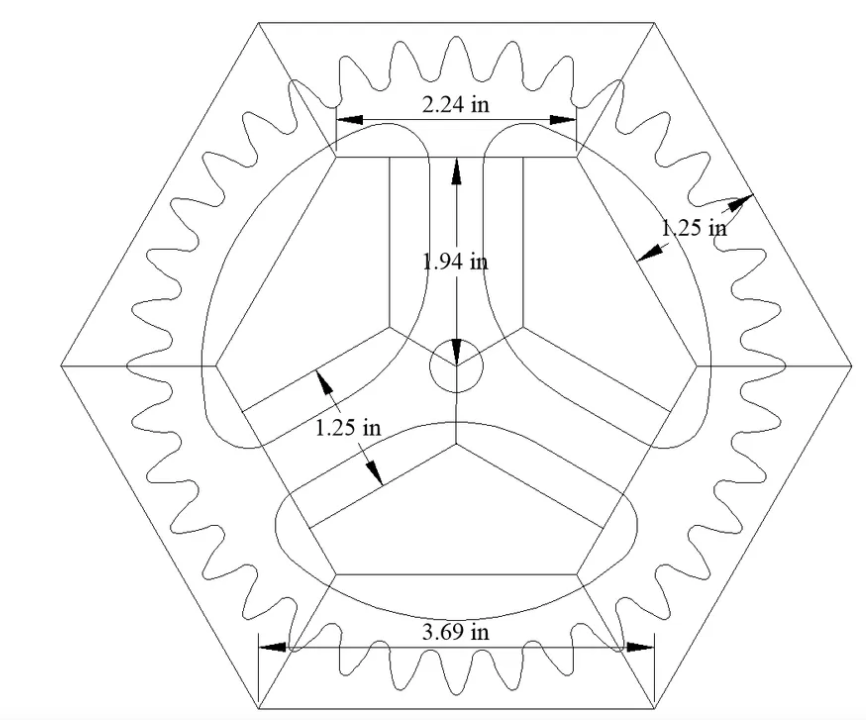
#> input picture src/drawings/Screenshot (2).png, 866 x 720 px, found by its file name
$ python analyze_drawing.py
#> lines starting #> are read from the running program, lines starting #| are printed output that depends on the picture; after the words box and inside, x2 and y2 are one past the last pixel; in counts of white or black regions, pixels touching at a corner belong together
# -*- coding: utf-8 -*-
"""
analyze_drawing.py — vectorise the 2D drawing in ``src/drawings/Screenshot (2).png``
and fit lines / circles to every traced curve, so the part geometry can be
reconstructed exactly instead of guessed.

Pipeline
  1. binarise
  2. drop filled arrow-heads and text glyphs
  3. Zhang–Suen thinning
  4. build skeleton graph, split at junctions / endpoints
  5. trace each edge, fit a line (RANSAC-ish) or a circle (algebraic least squares)

Output: a table of primitives (type, parameters, endpoints) + an SVG overlay
so the result can be checked visually.
"""
import math
import os
import sys

import numpy as np
from scipy import ndimage

IMG = "/workspace/src/drawings/Screenshot (2).png"
OUT_SVG = "/workspace/FreeCAD_Models/drawing_vectors.svg"
OUT_PNG = "/workspace/FreeCAD_Models/drawing_overlay.png"
CX, CY = 455.5, 366.0        # centre of the part (bore centre)


# --------------------------------------------------------------------------- #
# 1. binarise
# --------------------------------------------------------------------------- #
def binarise(path):
    from PIL import Image
    a = np.array(Image.open(path).convert("L"))
    return a < 200, a.shape


# --------------------------------------------------------------------------- #
# 2. remove arrow-heads (solid blobs) and text glyphs
# --------------------------------------------------------------------------- #
def strip_blobs(ink):
    """Remove pixels belonging to solid arrow-heads / text glyphs."""
    out = ink.copy()
    # --- arrow heads: 3x3 window completely ink --------------------------- #
    dense = ndimage.uniform_filter(ink.astype(np.float32), size=3)
    solid = (dense > 0.995) & ink
    solid = ndimage.binary_dilation(solid, np.ones((3, 3)))
    out[solid] = False

    # --- text glyphs: small isolated blocks -------------------------------- #
    lab, n = ndimage.label(out, structure=np.ones((3, 3)))
    objs = ndimage.find_objects(lab)
    keep = np.ones(n + 1, bool)
    for i, sl in enumerate(objs, start=1):
        ys, xs = sl
        h, w = ys.stop - ys.start, xs.stop - xs.start
        area = (lab[sl] == i).sum()
        if h <= 24 and w <= 24 and area >= 12:
            fill = area / float(h * w)
            if fill > 0.25:
                keep[i] = False
    out[~keep[lab]] = False
    return out


# --------------------------------------------------------------------------- #
# 3. Zhang–Suen thinning
# --------------------------------------------------------------------------- #
def thin(img):
    img = img.astype(np.uint8).copy()
    changed = True
    while changed:
        changed = False
        for step in (0, 1):
            P = np.pad(img, 1)
            p2 = P[:-2, 1:-1]
            p3 = P[:-2, 2:]
            p4 = P[1:-1, 2:]
            p5 = P[2:, 2:]
            p6 = P[2:, 1:-1]
            p7 = P[2:, :-2]
            p8 = P[1:-1, :-2]
            p9 = P[:-2, :-2]
            B = p2 + p3 + p4 + p5 + p6 + p7 + p8 + p9
            seq = [p2, p3, p4, p5, p6, p7, p8, p9, p2]
            A = sum(((seq[i] == 0) & (seq[i + 1] == 1)).astype(np.uint8)
                    for i in range(8))
            if step == 0:
                cond = (p2 * p4 * p6 == 0) & (p4 * p6 * p8 == 0)
            else:
                cond = (p2 * p4 * p8 == 0) & (p2 * p6 * p8 == 0)
            rm = (img == 1) & (B >= 2) & (B <= 6) & (A == 1) & cond
            if rm.any():
                img[rm] = 0
                changed = True
    return img.astype(bool)


# --------------------------------------------------------------------------- #
# 4./5. skeleton graph + tracing
# --------------------------------------------------------------------------- #
def skeleton_graph(sk):
    H, W = sk.shape
    nb = ndimage.convolve(sk.astype(np.int16), np.ones((3, 3), np.int16),
                           mode="constant", cval=0) - sk.astype(np.int16)
    return nb


def trace_edges(sk):
    """Split the skeleton into edges between nodes (endpoints / junctions)."""
    H, W = sk.shape
    nb = skeleton_graph(sk)
    nbrs = {}
    ys, xs = np.nonzero(sk)
    for y, x in zip(ys, xs):
        lst = []
        for dy in (-1, 0, 1):
            for dx in (-1, 0, 1):
                if dy == 0 and dx == 0:
                    continue
                yy, xx = y + dy, x + dx
                if 0 <= yy < H and 0 <= xx < W and sk[yy, xx]:
                    lst.append((yy, xx))
        nbrs[(y, x)] = lst

    nodes = set(p for p in nbrs if len(nbrs[p]) != 2)
    used = set()
    edges = []

    for node in nodes:
        for nxt in nbrs[node]:
            if (node, nxt) in used:
                continue
            path = [node, nxt]
            used.add((node, nxt))
            used.add((nxt, node))
            prev, cur = node, nxt
            while cur not in nodes:
                step = None
                for cand in nbrs[cur]:
                    if cand == prev or (cur, cand) in used:
                        continue
                    step = cand
                    break
                if step is None:
                    break
                used.add((cur, step))
                used.add((step, cur))
                path.append(step)
                prev, cur = cur, step
            edges.append(path)

    # isolated loops (no node at all)
    rest = [p for p in nbrs if p not in nodes and
            not any((p, q) in used for q in nbrs[p])]
    while rest:
        start = rest.pop()
        path = [start]
        prev, cur = None, start
        while True:
            step = None
            for cand in nbrs[cur]:
                if cand == prev:
                    continue
                step = cand
                break
            if step is None or step == start:
                break
            if (cur, step) in used:
                break
            used.add((cur, step))
            used.add((step, cur))
            path.append(step)
            prev, cur = cur, step
        if len(path) > 4:
            edges.append(path)
    return edges


# --------------------------------------------------------------------------- #
# fitting
# --------------------------------------------------------------------------- #
def fit_line(pts):
    x = pts[:, 0]
    y = pts[:, 1]
    mx, my = x.mean(), y.mean()
    sxx = ((x - mx) ** 2).sum()
    syy = ((y - my) ** 2).sum()
    sxy = ((x - mx) * (y - my)).sum()
    theta = 0.5 * math.atan2(2 * sxy, sxx - syy)
    nx, ny = -math.sin(theta), math.cos(theta)
    d = (x - mx) * nx + (y - my) * ny
    err = float(np.abs(d).max())
    return dict(type="line", err=err,
                p0=(mx - nx * d.mean(), my - ny * d.mean()),
                n=(nx, ny), angle=math.degrees(theta) % 180.0,
                length=float(np.hypot(x[-1] - x[0], y[-1] - y[0])))


def fit_circle(pts):
    x = pts[:, 0]
    y = pts[:, 1]
    A = np.column_stack([x, y, np.ones(len(x))])
    b = x ** 2 + y ** 2
    try:
        sol, *_ = np.linalg.lstsq(A, b, rcond=None)
    except Exception:
        return None
    cx = sol[0] / 2.0
    cy = sol[1] / 2.0
    r = math.sqrt(max(sol[2] + cx * cx + cy * cy, 0.0))
    if not math.isfinite(r) or r <= 0 or r > 5000:
        return None
    rad = np.hypot(x - cx, y - cy)
    err = float(np.abs(rad - r).max())
    return dict(type="circle", err=err, centre=(cx, cy), radius=r)


def fit_arc(pts):
    """A curve is a line if the circle fit is poor, otherwise an arc."""
    c = fit_circle(pts)
    l = fit_line(pts)
    if c and c["err"] < 1.6:
        # keep only the points within tolerance and refit
        for _ in range(3):
            x = pts[:, 0]
            y = pts[:, 1]
            rad = np.hypot(x - c["centre"][0], y - c["centre"][1])
            keep = np.abs(rad - c["radius"]) < 1.4
            if keep.sum() < 8:
                break
            c2 = fit_circle(pts[keep])
            if not c2:
                break
            c = c2
        x = pts[:, 0]
        y = pts[:, 1]
        a0 = math.degrees(math.atan2(y[0] - c["centre"][1], x[0] - c["centre"][0]))
        a1 = math.degrees(math.atan2(y[-1] - c["centre"][1], x[-1] - c["centre"][0]))
        c["a0"], c["a1"] = a0, a1
        c["sweep"] = (a1 - a0) % 360.0
        c["arc_len"] = math.radians(c["sweep"]) * c["radius"]
        return c
    if l and l["err"] < 1.6:
        l["arc_len"] = l["length"]
        return l
    return dict(type="free", err=min(c["err"] if c else 99, l["err"]),
                arc_len=float(np.hypot(pts[-1, 0] - pts[0, 0],
                                       pts[-1, 1] - pts[0, 1])))


# --------------------------------------------------------------------------- #
def neighbour_map(sk):
    nbrs = {}
    H, W = sk.shape
    ys, xs = np.nonzero(sk)
    for y, x in zip(ys, xs):
        lst = []
        for dy in (-1, 0, 1):
            for dx in (-1, 0, 1):
                if dy == 0 and dx == 0:
                    continue
                yy, xx = y + dy, x + dx
                if 0 <= yy < H and 0 <= xx < W and sk[yy, xx]:
                    lst.append((yy, xx))
        nbrs[(y, x)] = lst
    return nbrs


def prune_spurs(sk, max_len=14):
    """Iteratively delete short terminal branches of the skeleton."""
    sk = sk.copy()
    for _ in range(80):
        nbrs = neighbour_map(sk)
        deg = {p: len(l) for p, l in nbrs.items()}
        removed = False
        for e in [p for p in nbrs if deg[p] == 1]:
            path = [e]
            cur, prev = e, None
            while True:
                nxt = [q for q in nbrs[cur] if q != prev]
                if not nxt:
                    break
                prev, cur = cur, nxt[0]
                path.append(cur)
                if cur != e and deg[cur] != 2:
                    break
            if len(path) <= max_len and len(path) > 1 and cur != e:
                for p in path:
                    sk[p] = False
                removed = True
        if not removed:
            break
    return sk


def merge_chains(edges, tol=1.6):
    """Join chains that meet end-to-end into single curves."""
    edges = [list(e) for e in edges]
    changed = True
    while changed:
        changed = False
        ends = {}
        for i, e in enumerate(edges):
            ends.setdefault(e[0], set()).add(i)
            ends.setdefault(e[-1], set()).add(i)
        for pt, lst in ends.items():
            if len(lst) != 2:
                continue
            i, j = tuple(lst)
            if i == j:
                continue
            a, b = edges[i], edges[j]

            def far_end(ch):
                return ch[-1] if ch[0] == pt else ch[0]
            fa, fb = far_end(a), far_end(b)
            if abs(fa[0] - fb[0]) > tol or abs(fa[1] - fb[1]) > tol:
                continue
            merged = a + b[::-1] if a[-1] == pt else b + a[::-1]
            edges.pop(max(i, j))
            edges.pop(min(i, j))
            edges.append(merged)
            changed = True
            break
    return edges


def main():
    ink, shape = binarise(IMG)
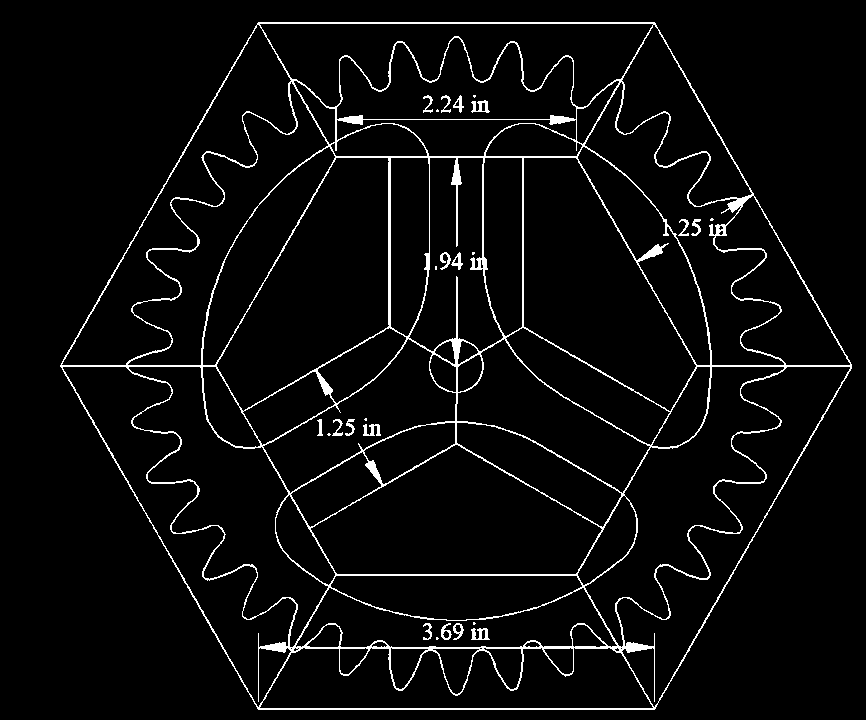
#> ink: shape (720, 866) bool; 4.3% white in thin lines or dots, all inside (x1, y1, x2, y2) = (60, 22, 852, 710)
#> shape = (720, 866)
    clean = strip_blobs(ink)
#> in strip_blobs, `lab, n = ndimage.label(out, structure=np.ones((3, 3)))`:
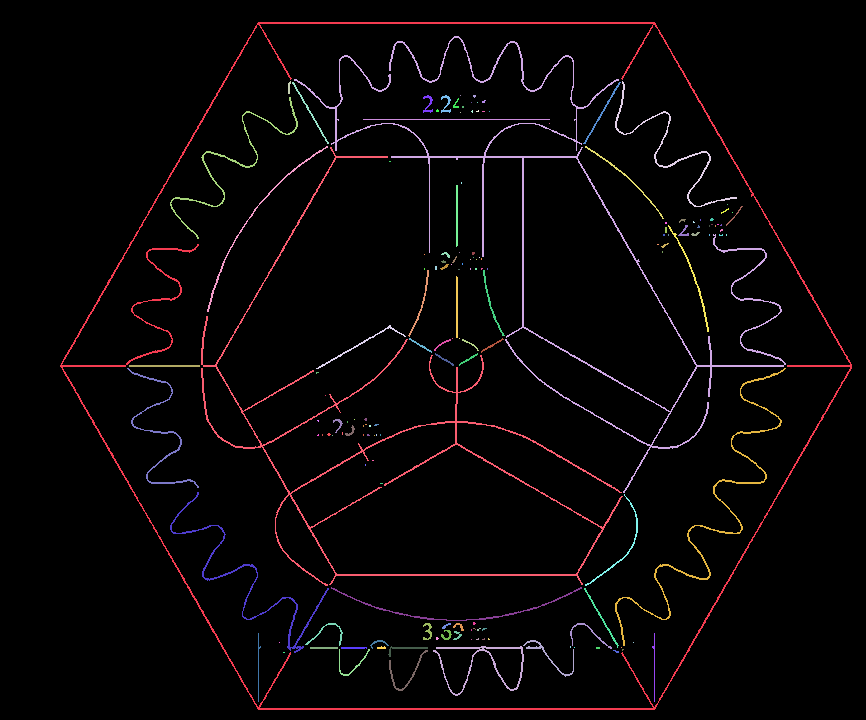
#> lab: shape (720, 866) int32; 161 distinct labels, from 0 to 160; one colour per label, 0 black
#> in strip_blobs, `lab, n = ndimage.label(out, structure=np.ones((3, 3)))`: n = 160
#> in strip_blobs, `objs = ndimage.find_objects(lab)`: objs = 160 items
#> the loop in strip_blobs, `for i, sl in enumerate(objs, start=1):` made 160 passes
#> (h, w, area, fill) on passes 3, 7, 8, 12: (13, 3, 26, 0.667), (18, 10, 70, 0.389), (18, 10, 70, 0.389), (10, 6, 25, 0.417)
    sk = thin(clean)
#> after the loop in thin, `while changed:`:
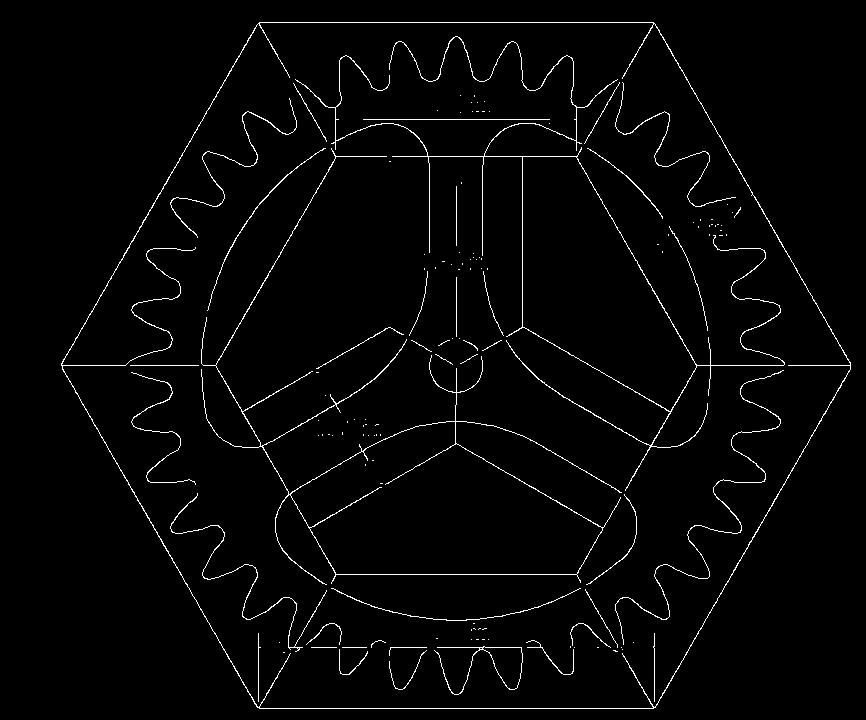
#> img: shape (720, 866); values 0 (black) and 1 (white), 2.2% white in thin lines or dots, all inside (x1, y1, x2, y2) = (61, 22, 851, 709)
    sk = prune_spurs(sk, 14)
#> after the loop in prune_spurs, `for _ in range(80):`:
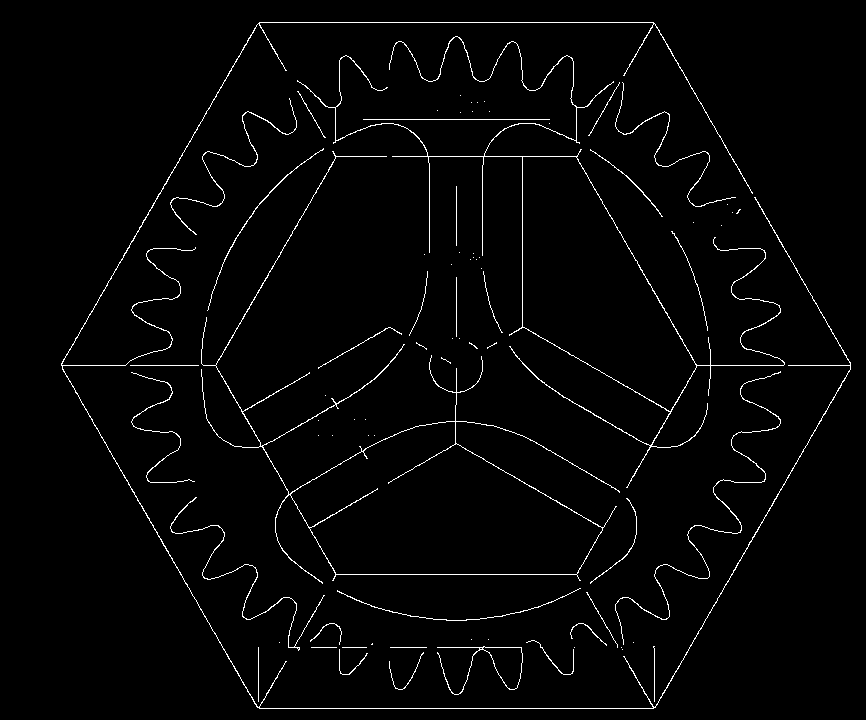
#> sk: shape (720, 866) bool; 2.1% white in thin lines or dots, all inside (x1, y1, x2, y2) = (61, 22, 851, 709)
    edges = trace_edges(sk)
#> in trace_edges, `ys, xs = np.nonzero(sk)`: ys = 13302 values from 22 to 708; xs = 13302 values, max 850 at index 6242, min 61 at index 6243, mean 455.2
#> after the loop in trace_edges, `for y, x in zip(ys, xs):`: nbrs = 13302 items
#> in trace_edges, `nodes = set(p for p in nbrs if len(nbrs[p]) != 2)`: nodes = 5966 items
#> the loop in trace_edges, `for node in nodes:` made 5966 passes
#> node on passes 1 to 3: (294, 101), (206, 217), (593, 663)
#> after the loop in trace_edges, `for node in nodes:`: edges = 9604 items; used = 33874 items
#> in trace_edges, `rest = [p for p in nbrs if p not in nodes and not any((p, q) in used f..`: rest = [(643, 372), (644, 371), (644, 372)]
#> the loop in trace_edges, `while rest:` made 3 passes
#> after the loop in trace_edges, `while rest:`: used = 33878 items
#> edges = 9604 items
    edges = merge_chains(edges)
#> after the loop in merge_chains, `while changed:`: edges = 9588 items
#> edges = 9588 items
    edges = [e for e in edges if len(e) >= 30]
#> edges = 61 items
    print("edges traced:", len(edges))
#| edges traced: 61

    prims = []
    for path in edges:
        pts = np.array([(p[1], p[0]) for p in path], float)   # (x, y)
        if len(pts) < 12:
            continue
        f = fit_arc(pts)
        f["npts"] = len(pts)
        f["p_start"] = tuple(pts[0])
        f["p_end"] = tuple(pts[-1])
        prims.append(f)
#> this loop made 61 passes

    prims.sort(key=lambda f: -f["npts"])
    print("\n%-6s %-7s %-8s %-42s %-24s" %
          ("type", "npts", "err", "geometry", "endpoints"))
    for f in prims:
        if f["type"] == "circle":
            g = "R=%.1f c=(%.1f,%.1f) sweep=%.0f" % (
                f["radius"], f["centre"][0], f["centre"][1], f["sweep"])
        elif f["type"] == "line":
            g = "n=(%.3f,%.3f) ang=%.1f len=%.1f" % (
                f["n"][0], f["n"][1], f["angle"], f["length"])
        else:
            g = "free-form"
        print("%-6s %-7d %-8.2f %-42s (%.0f,%.0f)-(%.0f,%.0f)" % (
            f["type"], f["npts"], f["err"], g,
            f["p_start"][0], f["p_start"][1], f["p_end"][0], f["p_end"][1]))
#> this loop made 61 passes
#| line   393     0.00     n=(-0.000,1.000) ang=0.0 len=392.0         (260,22)-(652,22)
#| line   393     0.00     n=(-0.000,1.000) ang=0.0 len=392.0         (260,708)-(652,708)
#> (further printed lines are left out)

    # ------------------------------------------------------------------ #
    # SVG overlay of the fitted primitives
    # ------------------------------------------------------------------ #
    W, H = shape[1], shape[0]
    parts = ['<svg xmlns="http://www.w3.org/2000/svg" width="%d" height="%d" '
             'viewBox="0 0 %d %d">' % (W, H, W, H),
             '<rect width="100%%" height="100%%" fill="white"/>']
    for f in prims:
        if f["type"] == "circle":
            cx, cy = f["centre"]
            r = f["radius"]
            a0 = math.radians(f["a0"])
            a1 = math.radians(f["a0"] + f["sweep"])
            x0, y0 = cx + r * math.cos(a0), cy + r * math.sin(a0)
            x1, y1 = cx + r * math.cos(a1), cy + r * math.sin(a1)
            large = 1 if f["sweep"] > 180 else 0
            parts.append('<path d="M %.1f %.1f A %.1f %.1f 0 %d 1 %.1f %.1f" '
                         'fill="none" stroke="red" stroke-width="1.2"/>'
                         % (x0, y0, r, r, large, x1, y1))
        elif f["type"] == "line":
            (px, py) = f["p0"]
            (nx, ny) = f["n"]
            L = max(f["length"], 1.0)
            parts.append('<line x1="%.1f" y1="%.1f" x2="%.1f" y2="%.1f" '
                         'stroke="blue" stroke-width="1.2"/>'
                         % (px - nx * L / 2, py - ny * L / 2,
                            px + nx * L / 2, py + ny * L / 2))
    parts.append("</svg>")
    with open(OUT_SVG, "w") as fh:
        fh.write("\n".join(parts))
    print("\nSVG written:", OUT_SVG)

    # ------------------------------------------------------------------ #
    # PNG overlay: original drawing + fitted primitives in red
    # ------------------------------------------------------------------ #
    from PIL import Image, ImageDraw
    base = Image.open(IMG).convert("RGB")
    dr = ImageDraw.Draw(base)
    for f in prims:
        if f["type"] == "circle":
            cx, cy = f["centre"]
            r = f["radius"]
            a0 = math.radians(f["a0"])
            a1 = math.radians(f["a0"] + f["sweep"])
            n = max(int(abs(f["sweep"])) + 2, 8)
            pts = [(cx + r * math.cos(a0 + (a1 - a0) * i / n),
                    cy + r * math.sin(a0 + (a1 - a0) * i / n)) for i in range(n + 1)]
            dr.line(pts, fill=(255, 0, 0), width=2)
        elif f["type"] == "line":
            (px, py) = f["p0"]
            (nx, ny) = f["n"]
            L = max(f["length"], 1.0)
            dr.line([(px - nx * L / 2, py - ny * L / 2),
                     (px + nx * L / 2, py + ny * L / 2)], fill=(0, 0, 255), width=2)
    base.save(OUT_PNG)
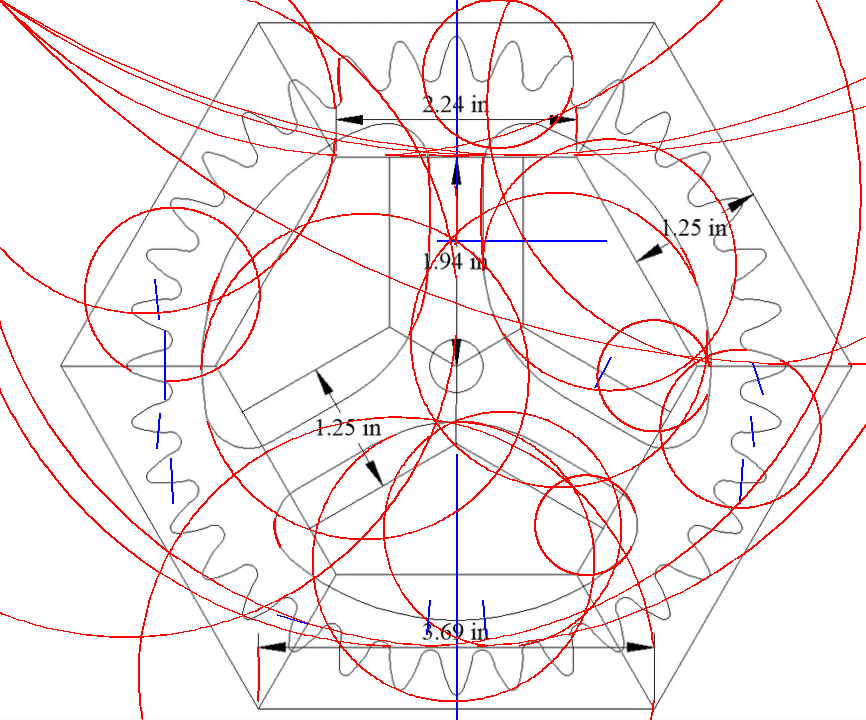
#> saved as drawing_overlay.png: PIL image 866x720 RGB; mean R, G, B 248.5, 237.8, 238.6
    print("PNG overlay written:", OUT_PNG)


if __name__ == "__main__":
    main()
